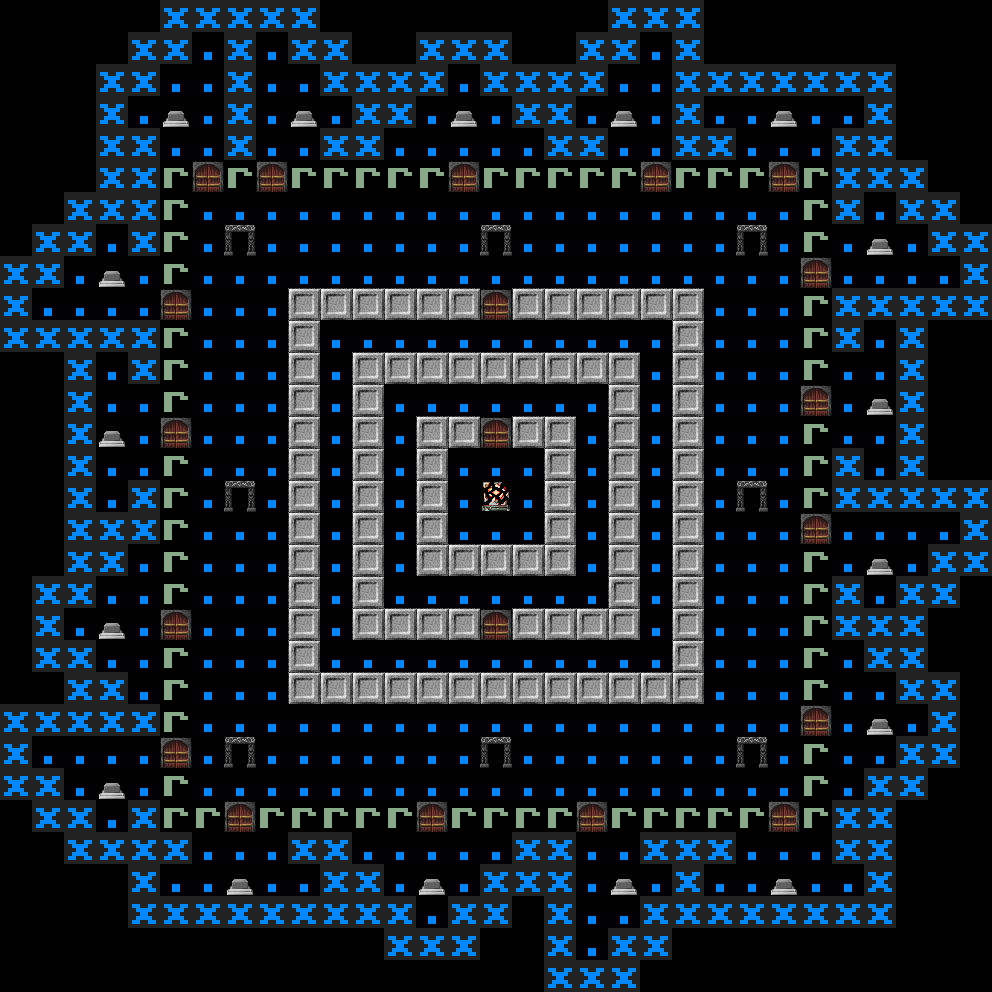

Rendered tile map (Tiled .tmx) drawn with the repository's tilesets; below, a short description and the map source with its tile grids summarised:
An orthogonal 31x31 tile map with 32x32 px tiles, 3 tile layers (Tile Layer, Feature Layer, Tag Layer), 2 tilesets.

<map version="2017.05.26" orientation="orthogonal" renderorder="right-down" width="31" height="31" tilewidth="32" tileheight="32" backgroundcolor="#000000" nextobjectid="1">
 <properties>
  <property name="code">NSUBST:     A = 1:{ / *:.
KFEAT:      r = x
{{
    function callback.temple_ashenzari(data, triggerable, triggerer, marker, ev)
      if not dgn.persist.temple_ashenzari_triggered then
        for slave in iter.slave_iterator("to_glass", 1) do
          dgn.terrain_changed(slave.x, slave.y, "clear_rock_wall", false)
        end
        crawl.god_speaks("Ashenzari", 'You receive a providential revelation.')
        dgn.persist.temple_ashenzari_triggered = true
      end
    end
    dgn.persist.temple_ashenzari_triggered = false
    local los_marker = TriggerableFunction:new {
      func="callback.temple_ashenzari",
      repeated=false
    }
    los_marker:add_triggerer(DgnTriggerer:new {type="player_los"})
    lua_marker('a', los_marker)
    lua_marker('r', props_marker {to_glass=1})
    lua_marker('c', props_marker {to_glass=1})
}}</property>
  <property name="comment" value="18 altars + Ash. Features rings that turn to glass." />
  <property name="orient" value="encompass" />
  <property name="place" value="Temple" />
  <property name="weight" value="3" />
 </properties>
 <tileset firstgid="1" source="../tilesets/features.tsx" />
 <tileset firstgid="205" source="../tilesets/basic.tsx" />
 <layer name="Tile Layer" width="31" height="31">
  <data>[961 cells, 779 non-empty, 8 distinct tile ids]</data>
 </layer>
 <layer name="Feature Layer" width="31" height="31">
  <data>[961 cells, 0 non-empty, 0 distinct tile ids]</data>
 </layer>
 <layer name="Tag Layer" width="31" height="31">
  <data>[961 cells, 0 non-empty, 0 distinct tile ids]</data>
 </layer>
 <objectgroup name="Scripting Layer" />
</map>
